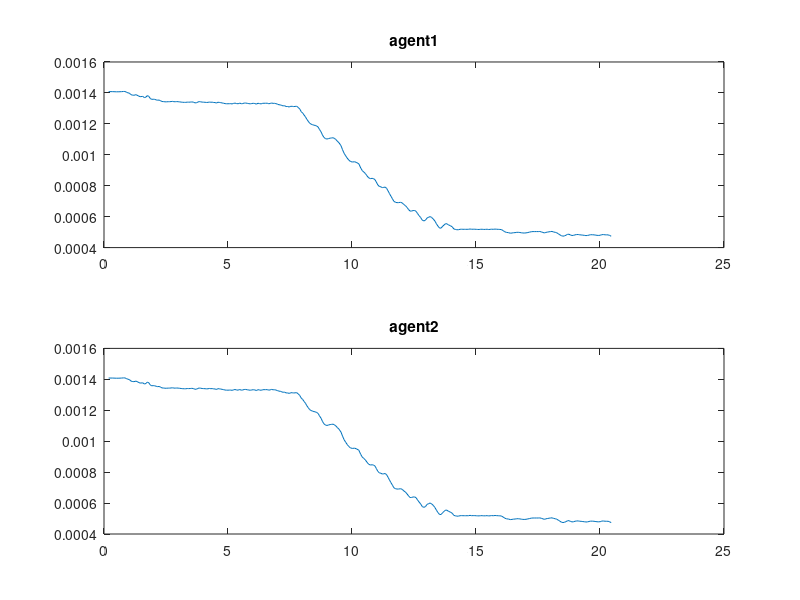
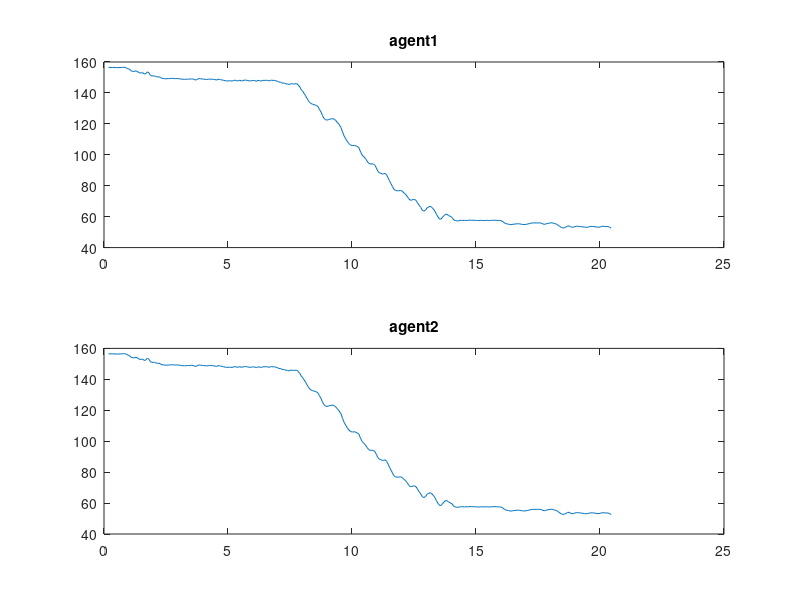
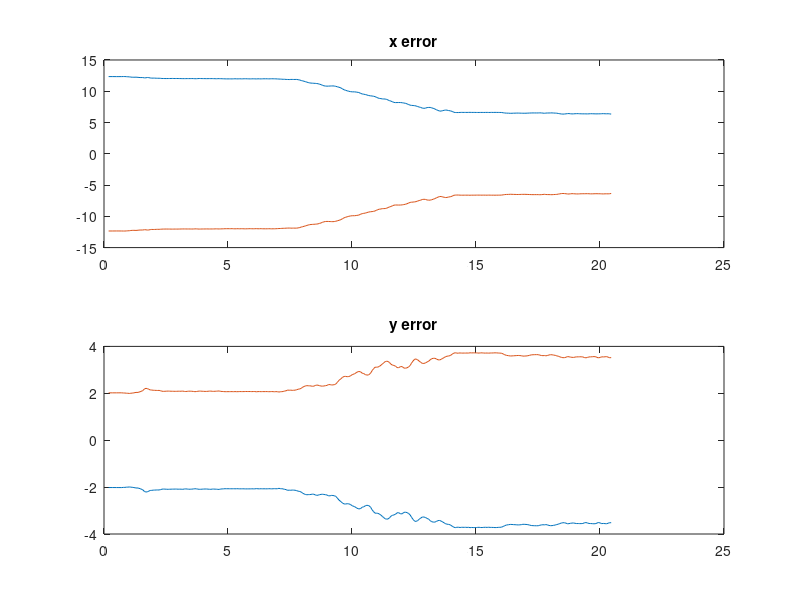
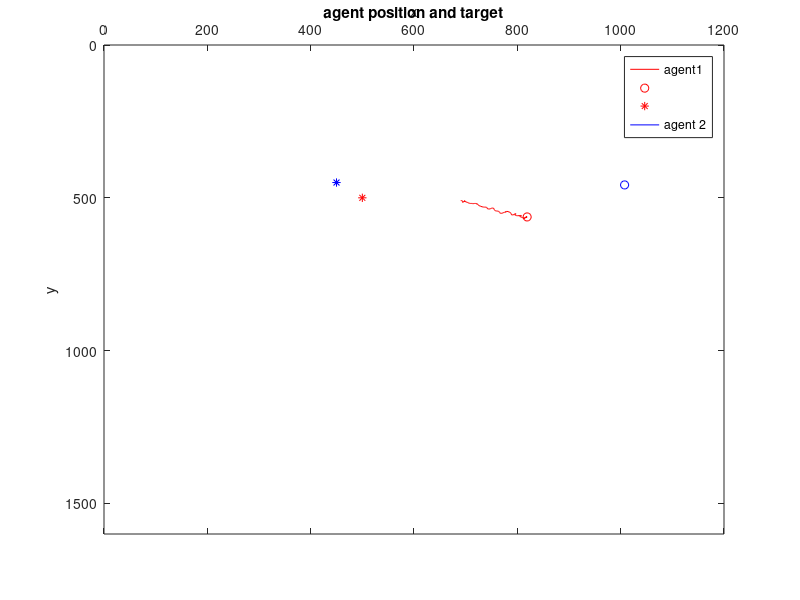

The MATLAB script that drew these images, in order:
clear;
close all;
load('jan20test2');
%% Load and remove zeros from the data

logCounter = logCounter - 2;

%eliminate the first row which is 0
logImages = circshift(logImages, -1);
logNumDetections = circshift(logNumDetections, -1);
logPosition = circshift(logPosition, -1);
logAgentError = circshift(logAgentError, -1);
logControlAngle = circshift(logControlAngle, -1);
logDistance = circshift(logDistance, -1);
%logAngle = circshift(logAngle, -1);
logPhi = circshift(logPhi, -1);
logPsi = circshift(logPsi, -1);
logphi = circshift(logphi, -1);
logpsi = circshift(logpsi, -1);
logdVadP = circshift(logdVadP, -1);
logdVodP = circshift(logdVodP, -1);
logControlSpeed = circshift(logControlSpeed, -1);
logPSpeed = circshift(logPSpeed, -1);
logISpeed = circshift(logISpeed, -1);
logDSpeed = circshift(logDSpeed, -1);
logTiming = circshift(logTiming, -1);

logImages = logImages(1:logCounter, :);
logNumDetections = logNumDetections(1:logCounter, :);
logPosition = logPosition(1:logCounter, :, :);
logAgentError = logAgentError(1:logCounter, :, :);
logControlAngle = logControlAngle(1:logCounter, :);
logDistance = logDistance(1:logCounter, :, :);
%logAngle = logAngle(1:logCounter, :);
logPhi = logPhi(1:logCounter, :, :);
logPsi = logPsi(1:logCounter, :, :);
logphi = logphi(1:logCounter, :);
logpsi = logpsi(1:logCounter, :);%distance error
logdVadP = logdVadP( 1:logCounter, :, :);
logdVodP = logdVodP( 1:logCounter, :, :);
logControlSpeed = logControlSpeed(1:logCounter, :, :);
logPSpeed = logPSpeed(1:logCounter, :, :);
logISpeed = logISpeed(1:logCounter, :,  :);
logDSpeed = logDSpeed(1:logCounter, :, :);
logTiming = logTiming(1:logCounter, :);

logTiming(:, 12) = sum(logTiming, 2); %delta_t for each step

duration = cumsum(logTiming(:, 12));

%%
x1 = logPosition(:, 1, 1);
y1 = logPosition(:, 2, 1);

x2 = logPosition(:, 1, 2);
y2 = logPosition(:, 2, 2);

ux1 = logControlSpeed(:, 1, 1);
uy1 = logControlSpeed(:, 2, 1);
u1 = ux1.^2 + uy1.^2;

ux2 = logControlSpeed(:, 1, 2);
uy2 = logControlSpeed(:, 2, 2);
u2 = ux2.^2 + uy2.^2;

ex1 = logAgentError(:, 1, 1);
ey1 = logAgentError(:, 2, 1);
e1 = ex1.^2 + ey1.^2;

ex2 = logAgentError(:, 1, 2);
ey2 = logAgentError(:, 2, 2);
e2 = ex2.^2 + ey2.^2;

de1 = logpsi(:, 1);
de2 = logpsi(:, 2);

%figure(1);
figure('Name','control effort','NumberTitle','off')
ax1 = subplot(2,1,1);
ax2 = subplot(2,1,2);
plot(ax1, duration, u1);
title(ax1,'agent1');
plot(ax2, duration, u2);
title(ax2, 'agent2');

%%
%figure(2);
figure('Name','formation error','NumberTitle','off')
ax3 = subplot(2,1,1);
ax4 = subplot(2,1,2);
plot(ax3, duration, e1);
title(ax3,'agent1');
plot(ax4, duration, e2);
title(ax4, 'agent2');
% figure(1);
% %ax1 = subplot(3,1,1);
% ax2 = subplot(2,1,1);
% ax3 = subplot(2,1,2);
% 
% %set(ax2,'Ydir','reverse')
% 
% %(:, 1, 1) first coordinate for first agent
% % plot(ax1, duration , logPSpeed(:, 1, 1), 'g', duration, logISpeed(:, 1, 1), 'r',...
% %  duration, logDSpeed(:, 1, 1) ,'b', duration, logControlSpeed(:, 1, 1), 'k');
% % title(ax1, 'PID Tunning')
% % xlabel(ax1, duration)
% % legend('P','I', 'D', 'control');
% 
% plot(ax2, x1, y1, 'r', x1(end), y1(end),'ro', positionRef(1,1), positionRef(2,1), 'r*');
% title(ax2, 'Phase-plane diagram for 1st agent')
% xlabel(ax2, 'x')
% ylabel(ax2, 'y')
% axis(ax2, [0, 1200, 0, 1600]);
% set(ax2,'YAxisLocation','right');
% view(ax2, 90,90); %rotate the plot 90 deg CW to suit the image of the cameara
% 
% 
% plot(ax3, x2, y2, 'b', x2(end), y2(end),'bo', positionRef(1,2), positionRef(2,2), 'b*');
% title(ax3, 'Phase-plane diagram for 2nd agent')
% xlabel(ax3, 'x')
% ylabel(ax3, 'y')
% axis(ax3, [0, 1200, 0, 1600]);
% set(ax3,'YAxisLocation','right');
% view(ax3, 90,90);
%%
%figure(3);
figure('Name','position errors','NumberTitle','off')
ax5 = subplot(2,1,1);
ax6 = subplot(2,1,2);
plot(ax5, duration, logAgentError(:,1, 1), duration, logAgentError(:,1, 2));
title(ax5, 'x error')
plot(ax6, duration, logAgentError(:, 2, 1), duration, logAgentError(:,2, 2));
title(ax6, 'y error')
%%
figure('Name','agent position and target','NumberTitle','off')
plot(x1, y1, 'r', x1(end), y1(end),'ro', positionRef(1,1), positionRef(2,1), 'r*',...
     x2, y2, 'b', x2(end), y2(end),'bo', positionRef(1,2), positionRef(2,2), 'b*');
xlabel('x')
ylabel('y')
legend('agent1','', '', 'agent 2')
title ('agent position and target');
axis([0, 1200, 0, 1600]);
set(gca, 'XAxisLocation','top');
set(gca,'YDir','reverse');
%view(90,90)

%%
figure(5)
ax7 = subplot(2,1,1);
ax8 = subplot(2,1,2);
plot(ax7, duration, de1);
title(ax7, 'agent 1 distance error');
plot(ax8, duration, de2);
title(ax8, 'agent 2 distance error');